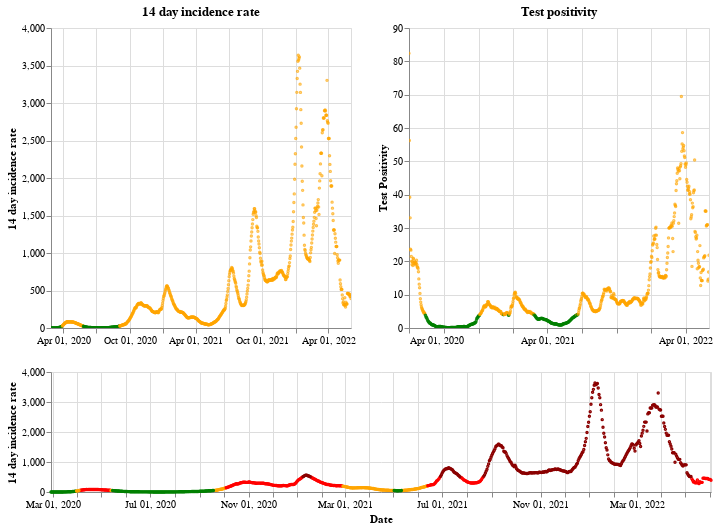

The notebook cell this image was saved under:
### Markdown cell above
## Scotland

### Code cell
plot_traffic_light('Scotland')

### Figure 1 — Vega-Lite specification as saved in the notebook (floating-point values rounded to 4 significant figures; data arrays with more than 128 entries replaced by an {"elided": "..."} marker saying what was removed)
{"config": {"view": {"continuousWidth": 400, "continuousHeight": 300}}, "vconcat": [{"hconcat": [{"mark": {"type": "point", "size": 2}, "encoding": {"color": {"condition": {"value": "green", "test": "(datum.twoWeeklyCasesRate <= 25)"}, "value": "orange"}, "tooltip": [{"type": "nominal", "field": "areaName"}, {"type": "temporal", "field": "date"}, {"type": "quantitative", "field": "twoWeeklyCasesRate"}, {"type": "quantitative", "field": "testPositivity"}], "x": {"type": "temporal", "axis": {"title": ""}, "field": "date", "scale": {"domain": {"selection": "DateBrush"}}, "timeUnit": "yearmonthdate"}, "y": {"type": "quantitative", "axis": {"title": "14 day incidence rate"}, "field": "twoWeeklyCasesRate"}}, "title": "14 day incidence rate", "width": 300}, {"mark": {"type": "point", "size": 2}, "encoding": {"color": {"condition": {"value": "green", "test": "(datum.testPositivity <= 4)"}, "value": "orange"}, "tooltip": [{"type": "nominal", "field": "areaName"}, {"type": "temporal", "field": "date"}, {"type": "quantitative", "field": "twoWeeklyCasesRate"}, {"type": "quantitative", "field": "testPositivity"}], "x": {"type": "temporal", "axis": {"title": ""}, "field": "date", "scale": {"domain": {"selection": "DateBrush"}}, "timeUnit": "yearmonthdate"}, "y": {"type": "quantitative", "axis": {"title": "Test Positivity"}, "field": "testPositivity"}}, "title": "Test positivity", "width": 300}]}, {"layer": [{"mark": {"type": "point", "size": 2}, "encoding": {"color": {"condition": {"value": "orange", "test": "(((datum.testPositivity < 4) && (datum.twoWeeklyCasesRate >= 50)) && (datum.twoWeeklyCasesRate < 200))"}, "value": "red"}, "opacity": {"condition": {"value": 1, "test": "((datum.twoWeeklyCasesRate >= 50) && (datum.twoWeeklyCasesRate < 500))"}, "value": 0}, "tooltip": [{"type": "nominal", "field": "areaName"}, {"type": "temporal", "field": "date"}, {"type": "quantitative", "field": "twoWeeklyCasesRate"}, {"type": "quantitative", "field": "testPositivity"}], "x": {"type": "temporal", "axis": {"title": "Date"}, "field": "date", "timeUnit": "yearmonthdate"}, "y": {"type": "quantitative", "axis": {"title": "14 day incidence rate"}, "field": "twoWeeklyCasesRate"}}, "selection": {"DateBrush": {"type": "interval", "encodings": ["x"], "fields": ["Time"]}}}, {"mark": {"type": "point", "size": 2}, "encoding": {"color": {"value": "darkred"}, "opacity": {"condition": {"value": 1, "test": "(datum.twoWeeklyCasesRate >= 500)"}, "value": 0}, "tooltip": [{"type": "nominal", "field": "areaName"}, {"type": "temporal", "field": "date"}, {"type": "quantitative", "field": "twoWeeklyCasesRate"}, {"type": "quantitative", "field": "testPositivity"}], "x": {"type": "temporal", "axis": {"title": "Date"}, "field": "date", "timeUnit": "yearmonthdate"}, "y": {"type": "quantitative", "axis": {"title": "14 day incidence rate"}, "field": "twoWeeklyCasesRate"}}}, {"mark": {"type": "point", "size": 2}, "encoding": {"color": {"condition": {"value": "green", "test": "((datum.testPositivity < 4) && (datum.twoWeeklyCasesRate < 50))"}, "value": "orange"}, "opacity": {"condition": {"value": 1, "test": "(datum.twoWeeklyCasesRate < 50)"}, "value": 0}, "tooltip": [{"type": "nominal", "field": "areaName"}, {"type": "temporal", "field": "date"}, {"type": "quantitative", "field": "twoWeeklyCasesRate"}, {"type": "quantitative", "field": "testPositivity"}], "x": {"type": "temporal", "axis": {"title": "Date"}, "field": "date", "timeUnit": "yearmonthdate"}, "y": {"type": "quantitative", "axis": {"title": "14 day incidence rate"}, "field": "twoWeeklyCasesRate"}}}], "height": 120, "width": 660}], "data": {"name": "data-8235fa55cbabd450db0e47f93e224eb4"}, "$schema": "https://vega.github.io/schema/vega-lite/v4.8.1.json", "datasets": {"data-8235fa55cbabd450db0e47f93e224eb4": {"elided": "826 records"}}}
